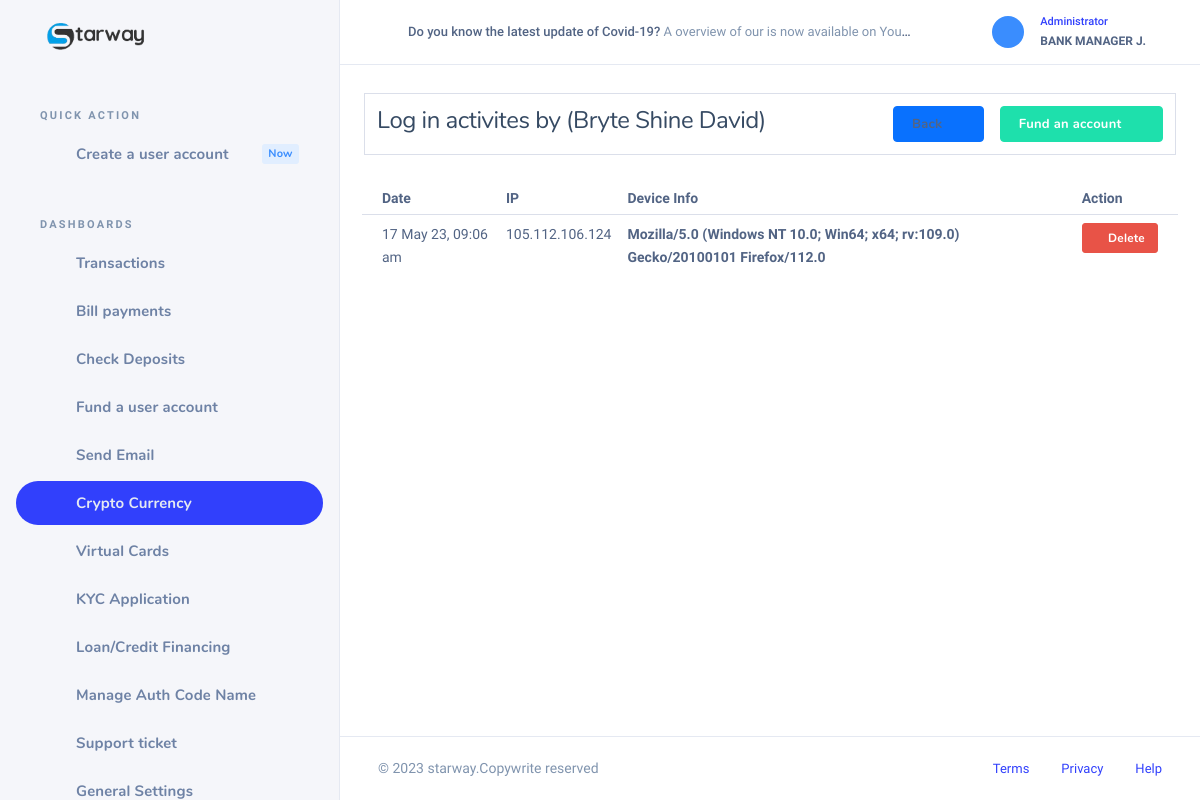
The page /myaccount/admin/user_activity?id=60 (signed in) on the database its author committed.
### tables this page shows
CREATE TABLE `setting` (
  `id` int(11) NOT NULL,
  `name` varchar(150) NOT NULL,
  `logo` varchar(150) NOT NULL,
  `address` varchar(150) NOT NULL,
  `email` varchar(150) NOT NULL,
  `phone` varchar(150) NOT NULL,
  `favicon` varchar(150) NOT NULL,
  `tagline` varchar(150) NOT NULL,
  `register` varchar(150) NOT NULL,
  `darklogo` varchar(150) NOT NULL,
  `description` varchar(700) NOT NULL DEFAULT 'This Credit Union is federally-insured by the National Credit Union Administration. We do business in accordance with the Fair Housing Law and Equal opportunity Credit Act.',
  `seo` varchar(150) NOT NULL,
  `footerlogo` varchar(150) NOT NULL DEFAULT 'footlogo.png',
  `securityalert` varchar(150) NOT NULL,
  `stockrate` varchar(5505) NOT NULL DEFAULT '<script type="text/javascript" src="https://s3.tradingview.com/external-embedding/embed-widget-ticker-tape.js" async="">                                                                         {                                                                             "symbols"                                                                         :                                                                             [                                                                                 {                                                                                     "title": "S&P 500",                                                                                     "proName": "OANDA:SPX500USD"                                                                                 },                                                                                 {                                                                                     "title": "Nasdaq 100",                                                                                     "proName": "OANDA:NAS100USD"                                                                                 },                                                                                 {                                                                                     "title": "EUR/USD",                                                                                     "proName": "FX_IDC:EURUSD"                                                                                 },                                                                                 {                                                                                     "title": "BTC/USD",                                                                                     "proName": "BITSTAMP:BTCUSD"                                                                                 },                                                                                 {                                                                                     "title": "ETH/USD",                                                                                     "proName": "BITSTAMP:ETHUSD"                                                                                 },                                                                                 {                                                                                     "description": "AAPL",                                                                                     "proName": "NASDAQ:AAPL"                                                                                 },                                                                                 {                                                                                     "description": "MICROSOFT",                                                                                     "proName": "NASDAQ:MSFT"                                                                                 }                                                                             ],                                                                                 "colorTheme"                                                                         :                                                                             "dark",                                                                                 "isTransparent"                                                                         :                                                                             false,                                                                                 "displayMode"                                                                         :                                                                             "compact",                                                                                 "locale"                                                                         :                                                                             "en"                                                                         }                                                                     </script>',
  `stockrate2` varchar(1000) NOT NULL DEFAULT '    <iframe             src="//www.exchangerates.org.uk/widget/ER-LRTICKER.php?w=1400&amp;s=1&amp;mc=GBP&amp;mbg=F0F0F0&amp;bs=yes&amp;bc=000044&amp;f=verdana&amp;fs=10px&amp;fc=000044&amp;lc=000044&amp;lhc=FE9A00&amp;vc=FE9A00&amp;vcu=008000&amp;vcd=FF0000&amp;"             width="1400" height="30" frameborder="0" scrolling="no" marginwidth="0" marginheight="0"></iframe>',
  `stock` int(11) NOT NULL DEFAULT 1,
  `money` varchar(50) NOT NULL DEFAULT 'USD',
  `country` varchar(50) NOT NULL DEFAULT 'United States',
  `visa_picture` varchar(150) NOT NULL,
  `tawk` varchar(500) NOT NULL,
  `shortname` varchar(150) NOT NULL DEFAULT 'Rednerbank',
  `blocked_msg` varchar(500) NOT NULL DEFAULT 'Dear Customer, we have discovered suspicious activities on your account. An unauthorized IP address attempted to carry out a transaction on your account. Consequently, your account has been flagged by our risk assessment department. kindly visit our nearest branch with your identification card and utility bill to confirm your identity before it can be reactivated. For more information, kindly contact our online customer care representatives.',
  `crypto` int(11) NOT NULL DEFAULT 1,
  `blocked_title` varchar(150) NOT NULL DEFAULT 'Account Suspended',
  `imfmsg` varchar(1000) NOT NULL DEFAULT 'You need to provide your IMF code before you can continue with this transaction.<br>                                                 You visit any of our nearest branch or contact our online customer care representative, they will help you with the appropriate IMF code for this transaction.',
  `cotmsg` varchar(1000) NOT NULL DEFAULT 'You need to provide your COT code before you can continue with this transaction. You can visit any of our nearest branch or contact our online customer care representative, they will help you with the appropriate COT code for this transaction.',
  `icmsg` text DEFAULT NULL,
  `tinmsg` text DEFAULT NULL,
  `tacmsg` text DEFAULT NULL,
  `charges` varchar(11) NOT NULL DEFAULT '0.3',
  `wiremsg` varchar(500) NOT NULL,
  `localmsg` varchar(500) NOT NULL,
  `cot_imf_counter` int(11) NOT NULL DEFAULT 5,
  `cot_error` varchar(500) NOT NULL DEFAULT 'Your account have been temporarily suspended for providing the wrong COT code, We are always committed to safe guarding your funds and therefore this is the right decision we can take for now. For more information, kindly contact our live customer care representatives.',
  `imf_error` varchar(500) NOT NULL DEFAULT 'Your account have been temporarily suspended for providing the wrong IMF code, We are always committed to safe guarding your funds and therefore this is the right decision we can take for now. For more information, kindly contact our live customer care representatives.',
  `enable_cot_imf` varchar(20) NOT NULL DEFAULT 'Yes',
  `rest_msg` varchar(1000) NOT NULL DEFAULT 'Your  account was temporary restricted from carrying out transaction via our online banking channel, Kindly visit any of our nearest branch to resolve this issue. For more information, kindly contact our online customer care representative.',
  `userstac` varchar(50) NOT NULL DEFAULT '1999',
  `usersic` varchar(50) NOT NULL DEFAULT '1999',
  `userstin` varchar(50) NOT NULL DEFAULT '1999',
  `enable_tin_ic_tac` varchar(20) NOT NULL DEFAULT 'Yes',
  `enable_tac` varchar(20) NOT NULL DEFAULT 'Yes',
  `enable_ic` varchar(20) NOT NULL DEFAULT 'Yes',
  `enable_tin` varchar(20) NOT NULL DEFAULT 'Yes',
  `former` varchar(150) NOT NULL DEFAULT 'Yes',
  `bots` int(10) NOT NULL DEFAULT 1,
  `site_url` varchar(50) NOT NULL,
  `kyc` int(11) NOT NULL DEFAULT 1,
  `loan` int(11) NOT NULL DEFAULT 1,
  `visual_card` int(11) NOT NULL DEFAULT 1,
  `theme` varchar(80) NOT NULL DEFAULT 'light'
);

CREATE TABLE `users` (
  `id` int(11) NOT NULL,
  `username` varchar(150) DEFAULT NULL,
  `password` varchar(150) DEFAULT NULL,
  `email` varchar(150) DEFAULT NULL,
  `phone` varchar(150) DEFAULT NULL,
  `firstname` varchar(150) DEFAULT NULL,
  `middlename` varchar(150) DEFAULT NULL,
  `lastname` varchar(150) DEFAULT NULL,
  `dob` varchar(150) DEFAULT NULL,
  `gender` varchar(50) DEFAULT NULL,
  `passport` varchar(150) DEFAULT NULL,
  `address` varchar(150) DEFAULT NULL,
  `state` varchar(150) DEFAULT NULL,
  `city` varchar(150) DEFAULT NULL,
  `country` varchar(150) DEFAULT NULL,
  `accountnumber` varchar(150) DEFAULT NULL,
  `accountbalance` double NOT NULL,
  `accounttype` varchar(150) DEFAULT NULL,
  `securityquestion` varchar(150) DEFAULT NULL,
  `answer` varchar(150) DEFAULT NULL,
  `ssn` int(150) DEFAULT NULL,
  `maidensname` varchar(150) DEFAULT NULL,
  `status` varchar(150) DEFAULT NULL,
  `datecreated` varchar(150) DEFAULT NULL,
  `approve` int(11) NOT NULL DEFAULT 0,
  `title` varchar(50) DEFAULT NULL,
  `dayOFBirth` varchar(50) DEFAULT NULL,
  `monthOfBirth` varchar(50) DEFAULT NULL,
  `yearOfBirth` varchar(50) DEFAULT NULL,
  `zipcode` varchar(50) DEFAULT NULL,
  `occupation` varchar(50) DEFAULT NULL,
  `income` varchar(50) DEFAULT NULL,
  `nextOfKIn` varchar(50) DEFAULT NULL,
  `secretCode` varchar(50) DEFAULT NULL,
  `nickname` varchar(50) DEFAULT NULL,
  `tfa` varchar(20) DEFAULT NULL,
  `usercurrency` varchar(50) NOT NULL DEFAULT 'USD',
  `next_address` varchar(150) DEFAULT NULL,
  `next_relationship` varchar(150) DEFAULT NULL,
  `next_age` varchar(150) DEFAULT NULL,
  `securityquestion2` varchar(150) DEFAULT NULL,
  `answer2` varchar(150) DEFAULT NULL,
  `email_verify` int(20) NOT NULL DEFAULT 0,
  `email_code` varchar(200) DEFAULT NULL,
  `cot` varchar(50) NOT NULL DEFAULT '00',
  `imf` varchar(50) NOT NULL DEFAULT '00',
  `daily_limit` varchar(120) NOT NULL DEFAULT '5000',
  `blocktransfer` int(11) NOT NULL DEFAULT 1,
  `allowtransfer` int(11) NOT NULL DEFAULT 1,
  `theme` varchar(80) NOT NULL DEFAULT 'dark'
);

### myaccount/admin/user_activity.php (the view, shortened to what the rows shown need)
<?php
include("header.php");
?>
<?php
    $id = $_GET['id'];
    $userquery = $conn->query("SELECT * FROM users WHERE id = '$id'");
    while($userdetails = mysqli_fetch_array($userquery)){
    $firstname = $userdetails["firstname"];
    $middlename = $userdetails["middlename"];
    $lastname = $userdetails["lastname"];
    $userid = $userdetails["id"];
    $fullname = "$firstname $middlename $lastname";
}
?>
<div class="nk-content">
 <div class="container-xl wide-lg">
        <div class="nk-content-body">
        <div class="nk-block-head">
           <div class="nk-block-between-md g-4 card-bordered">
             <div class="nk-block-head-content">
              <h4 class="nk-block-title fw-normal">Log in activites by (<?php echo$fullname ?>)</h4>
                       </div>
                                </div>
                            </div>
                        </div>
                    </div>
                 <div class="card card-preview ">
              <div class="card-inner p-0">
                <table class="datatable-init table">
                  <thead>
                    <tr>
                     <th>Date</th>
                       <th>IP</th>
                      <th>Device Info</th>
                    <th>Action</th>
                  </tr>
                </thead>
                 <tbody>
                    <?php
                    $query = $conn->query("SELECT * FROM login WHERE userid = '$userid' ORDER BY id DESC");
                     while ($rows = mysqli_fetch_array($query)) {
                    ?>
                <tr>
                    <td><?php echo$rows['dated']; ?></td>
                    <td><?php echo$rows['ip']; ?></td>
                    <td><b><?php echo$rows['browser'] ?></td>
                    <td><a class="btn btn-sm  btn-danger" href="delete_log?id=<?php echo$rows['id'] ?>"><em class="icon ni ni-delete"></em> Delete</a></td>
                </tr>
              <?php   }   ?>
          </tbody>
      </table>
      </div>
  </div>
</div>
     <?php include("footer.php"); ?>

### myaccount/admin/header.php (shortened to what the rows shown need)
<?php
include("../scripts/functions.php");
?>
<!DOCTYPE html>
<html lang="zxx" class="js">
 <head>
    <link rel="stylesheet" href="../scss/sweetalert.css">
    <link rel="stylesheet" href="../assets/css/dashlite.css?ver=2.4.0">
    <link id="skin-default" rel="stylesheet" href="../assets/css/theme.css?ver=2.4.0">
     <link rel="stylesheet" type="text/css" href="../assets/css/libs/fontawesome-icons.css">
     <link href="../css/toastr.css" rel="stylesheet"/>
      <link rel="stylesheet" href="https://www.jqueryscript.net/demo/jQuery-International-Telephone-Input-With-Flags-Dial-Codes/build/css/intlTelInput.css">
   </head>
<body class="nk-body bg-white has-sidebar <?php if($theme_mode == "dark"){
  echo "dark-mode";
}
?>">
    <div class="nk-app-root">
        <div class="nk-main ">
            <div class="nk-sidebar nk-sidebar-fixed " data-content="sidebarMenu">
                <div class="nk-sidebar-element nk-sidebar-head">
                    <div class="nk-sidebar-brand">
                        <a href="account_manager" class="logo-link nk-sidebar-logo">
                            <img class="logo-dark logo-img" src="../<?php echo$logo ?>" srcset="../<?php echo$logo ?> 2x" alt="logo-dark">
                        </a>
                    </div>
                </div>
            </div>
            <div class="nk-wrap ">
                <div class="nk-header nk-header-fixed is-light">
                    <div class="container-fluid">
                        <div class="nk-header-wrap">
                            <div class="nk-header-tools">
                                <ul class="nk-quick-nav">
                                    <li class="dropdown user-dropdown">
                                        <a href="#" class="dropdown-toggle" data-toggle="dropdown">
                                            <div class="user-toggle">
                                                <div class="user-info d-none d-md-block">
                                                    <div class="user-status">Administrator</div>
                                                    <div class="user-name dropdown-indicator"><?php echo "$adfirstname $admiddlename $adlastname"; ?></div>
                                                </div>
                                            </div>
                                        </a>
                                    </li>
                                </ul>
                            </div>
                        </div>
                    </div>
                </div>

### myaccount/admin/footer.php (shortened to what the rows shown need)
<div class="nk-footer nk-footer-fluid">
                    <div class="container-fluid">
                        <div class="nk-footer-wrap">
                            <div class="nk-footer-copyright"> &copy; <?php echo date("Y"); ?> <?php echo $sitename ?>.<a href="#">Copywrite reserved</a>
                            </div>
                            <div class="nk-footer-links">
                                <ul class="nav nav-sm">
                                </ul>
                            </div>
                        </div>
                    </div>
                </div>
            </div>
        </div>
    </div>
</body>
</html>

### rows shown on the page
setting: logo (picture), name "starway"
users: firstname "BANK", middlename "MANAGER", lastname "J."
users: fullname "Bryte Shine David"

### other values the page prints
$rows['dated'] "17 May 23, 09:06 am"
$rows['ip'] "105.112.106.124"
$rows['browser'] "Mozilla/5.0 (Windows NT 10.0; Win64; x64; rv:109.0) Gecko/20100101 Firefox/112.0"
